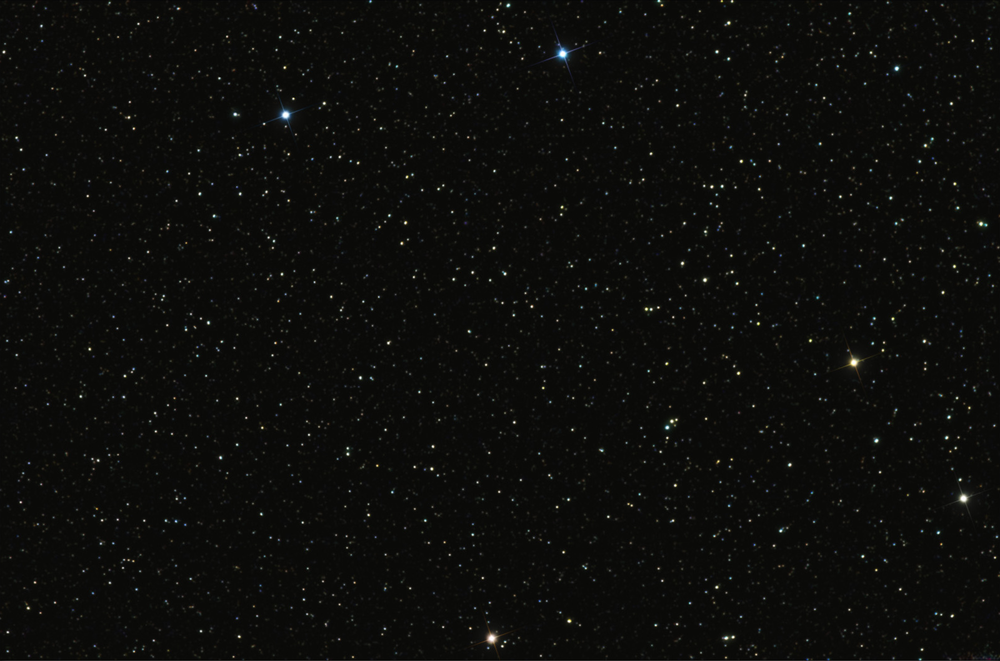
#> input picture StarMap.png, 1000 x 661 px, shrunk from 1600 x 1057 before the run
$ python 4D_Sight_Assignment.py
#> lines starting #> are read from the running program, lines starting #| are printed output that depends on the picture
#Gökhan Kayhan
import cv2

minimum_values=[]

main_image=cv2.imread("StarMap.png",0)
#> main_image: shape (661, 1000); min 3, max 255, mean 12.2
small_image=cv2.imread("Small_area.png",0)
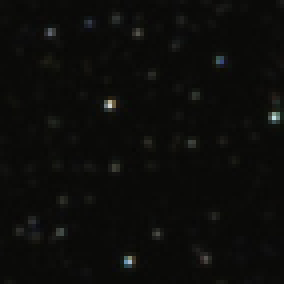
#> input picture Small_area.png, 71 x 71 px, shrunk from 114 x 114 before the run (shown 4 times larger)
#> small_image: shape (71, 71); min 6, max 214, mean 11.6
rotated_small=cv2.imread("Small_area_rotated.png",0)
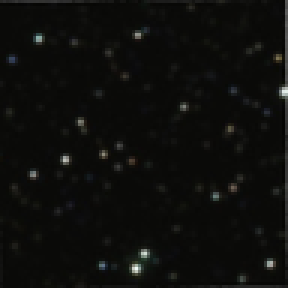
#> input picture Small_area_rotated.png, 96 x 96 px, shrunk from 154 x 154 before the run (shown 3 times larger)
#> rotated_small: shape (96, 96); min 3, max 243, mean 13.2

def get_size(input_image):

    h,w=(input_image).shape
#> h = 96; w = 96
    rot_center_x=int(w/2)
#> rot_center_x = 48
    rot_center_y=int(h/2)
#> rot_center_y = 48
    return h,w,rot_center_x,rot_center_y


def find_rotation_angle(input_image):

    h,w,rot_center_x,rot_center_y = get_size(input_image)
#> h = 96; w = 96; rot_center_x = 48; rot_center_y = 48

    for i in range(360):
        print(i)
        rotation_matrix = cv2.getRotationMatrix2D( (rot_center_x,rot_center_y),i,1 )
        rotated_image = cv2.warpAffine(input_image,rotation_matrix,(h,w))

        res = cv2.matchTemplate(main_image, rotated_image, cv2.TM_SQDIFF)
        min_val, max_val, min_loc, max_loc = cv2.minMaxLoc(res)

        minimum_values.append(min_val)
#> this loop made 360 passes
#> (rotation_matrix, min_val, max_val, min_loc, max_loc) on passes 1 to 3: ([[1, 0, 0], [0, 1, 0]], 1988546.5, 6426986, (761, 533), (198, 109)), ([[1, 0.0175, -0.83], [-0.0175, 1, 0.845]], 1637508, 6051965, (762, 532), (198, 109)), ([[0.999, 0.0349, -1.65], [-0.0349, 0.999, 1.7]], 1609148, 6068094, (475, 73), (198, 110))
#> pass 1, in find_rotation_angle, `res = cv2.matchTemplate(main_image, rotated_image, cv2.TM_SQDIFF)`:
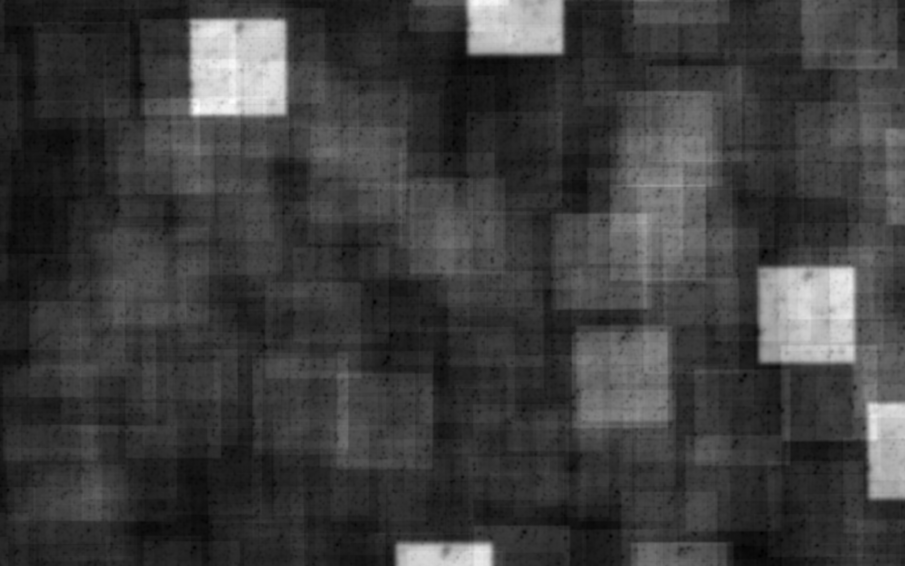
#> res: shape (566, 905) float32; min 1988546.5, max 6426986, mean 3069683.2; drawn with min black and max white
#> pass 2, in find_rotation_angle, `rotated_image = cv2.warpAffine(input_image,rotation_matrix,(h,w))`:
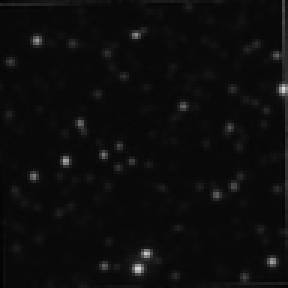
#> rotated_image: shape (96, 96) (shown 3 times larger); min 2, max 216, mean 13
#> after the loop, minimum_values = 360 values, max 1988546.5 at index 0, min 726684 at index 31, mean 1462078.1


    min_value=min(minimum_values)
#> min_value = 726684
    print(min_value)
#| 726684.0
    print("--------------------  ")
    min_index = minimum_values.index(min_value)
#> min_index = 31
    print(min_index)
#| 31
    print("--------------------  ")

    return min_index


def find_result(input_image):

    min_index=find_rotation_angle(input_image)
#> min_index = 31
    h,w,rot_center_x,rot_center_y = get_size(input_image)
#> h = 96; w = 96; rot_center_x = 48; rot_center_y = 48

    rotation_matrix = cv2.getRotationMatrix2D( (rot_center_x,rot_center_y),min_index,1  )
#> rotation_matrix = [[0.857, 0.515, -17.87], [-0.515, 0.857, 31.58]]
    rotated_image = cv2.warpAffine(input_image,rotation_matrix,(h,w))
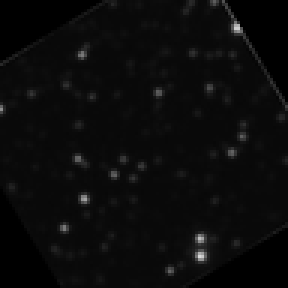
#> rotated_image: shape (96, 96) (shown 3 times larger); min 0, max 217, mean 10.9

    res = cv2.matchTemplate(main_image, rotated_image, cv2.TM_SQDIFF)
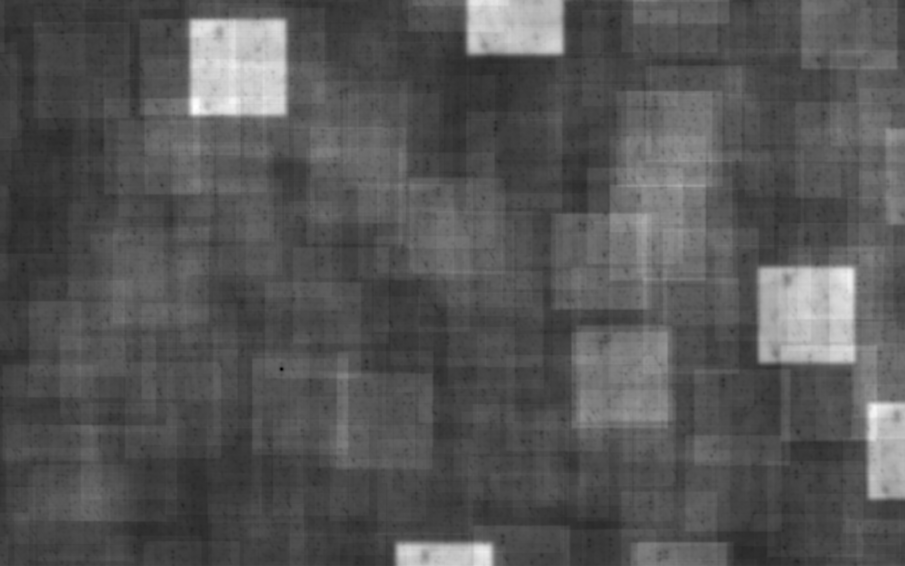
#> res: shape (566, 905) float32; min 726684, max 6403395, mean 2648473; drawn with min black and max white
    min_val, max_val, min_loc, max_loc = cv2.minMaxLoc(res)
#> min_val = 726684; max_val = 6403395; min_loc = (281, 369); max_loc = (196, 106)


    top_left = min_loc
#> top_left = (281, 369)
    bottom_right = (top_left[0] + w, top_left[1] + h)
#> bottom_right = (377, 465)
    cv2.rectangle(main_image, top_left, bottom_right, 255, 2)
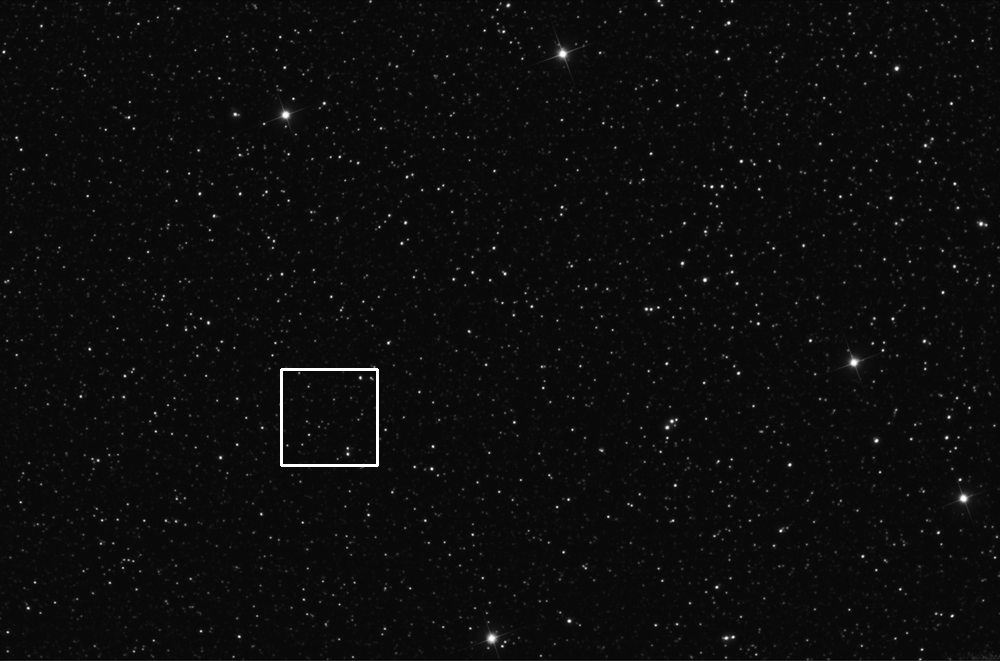
#> main_image: shape (661, 1000); min 3, max 255, mean 12.6

    cv2.imshow("Matched image", main_image)
    cv2.imwrite('output2.png',main_image)
    cv2.waitKey()
    cv2.destroyAllWindows()


find_result(rotated_small)
